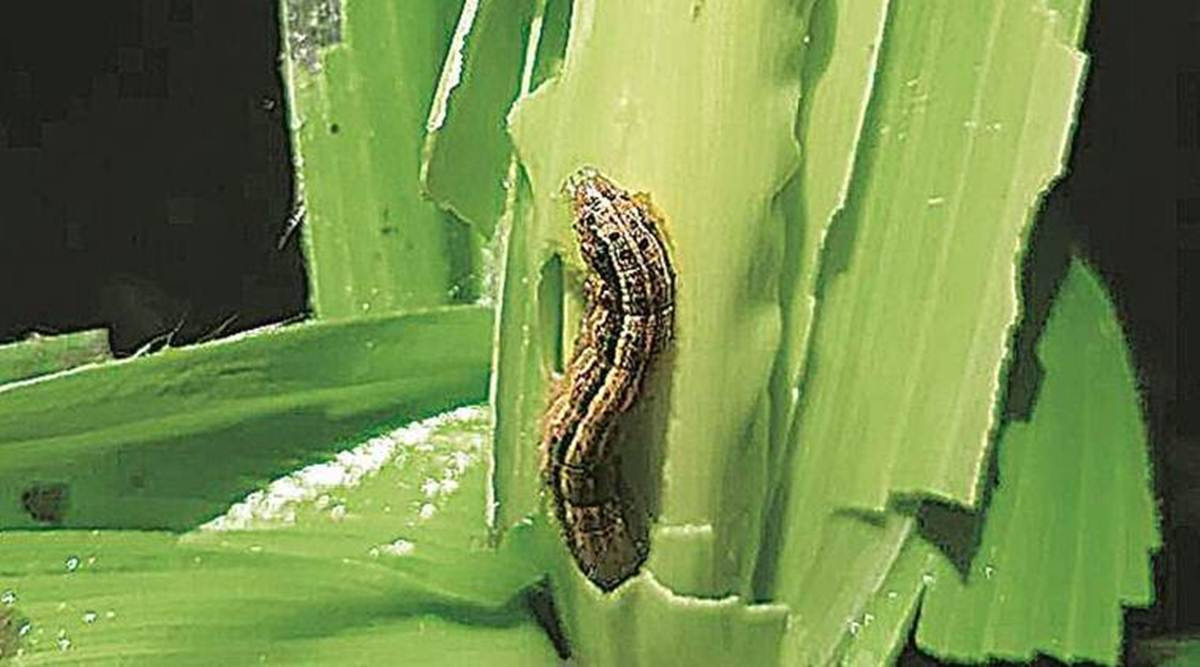
#> input picture Dataset/extracted_folder/pest/train/armyworm/jpg_10 - Copy.jpg, 1200 x 667 px; its folder holds only this picture in this run
$ python make_contact_sheets.py
#> lines starting #> are read from the running program, lines starting #| are printed output that depends on the picture
"""Build per-class contact sheets from the TRAIN folder ONLY (never reads pest/test)."""
import sys
from pathlib import Path
from PIL import Image, ImageDraw

TRAIN = Path(r"C:\Users\Monika\Desktop\Agriculture Project\BAU-Insectv2\extracted_folder\pest\train")
OUT = Path(__file__).resolve().parent.parent / "artifacts" / "class_sheets"
OUT.mkdir(parents=True, exist_ok=True)

COLS, ROWS, CELL = 6, 3, 180

for cls_dir in sorted(p for p in TRAIN.iterdir() if p.is_dir()):
    files = sorted([p for p in cls_dir.iterdir() if p.suffix.lower() in {".jpg", ".jpeg", ".png"}])
    if not files:
        continue
    picks = files[: COLS * ROWS]
    sheet = Image.new("RGB", (COLS * CELL, ROWS * CELL), "white")
#> sheet: PIL image 1080x540 RGB; every value is 255
    draw = ImageDraw.Draw(sheet)
    for i, f in enumerate(picks):
        try:
            im = Image.open(f).convert("RGB")
#> im is the input picture: PIL image 1200x667 RGB; mean R, G, B 114.1, 139.1, 74.7
        except Exception:
            continue
        im.thumbnail((CELL - 4, CELL - 4))
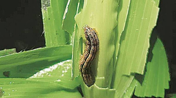
#> im: PIL image 176x98 RGB; mean R, G, B 114.1, 139, 74.6
        x = (i % COLS) * CELL + 2
        y = (i // COLS) * CELL + 2
        sheet.paste(im, (x, y))
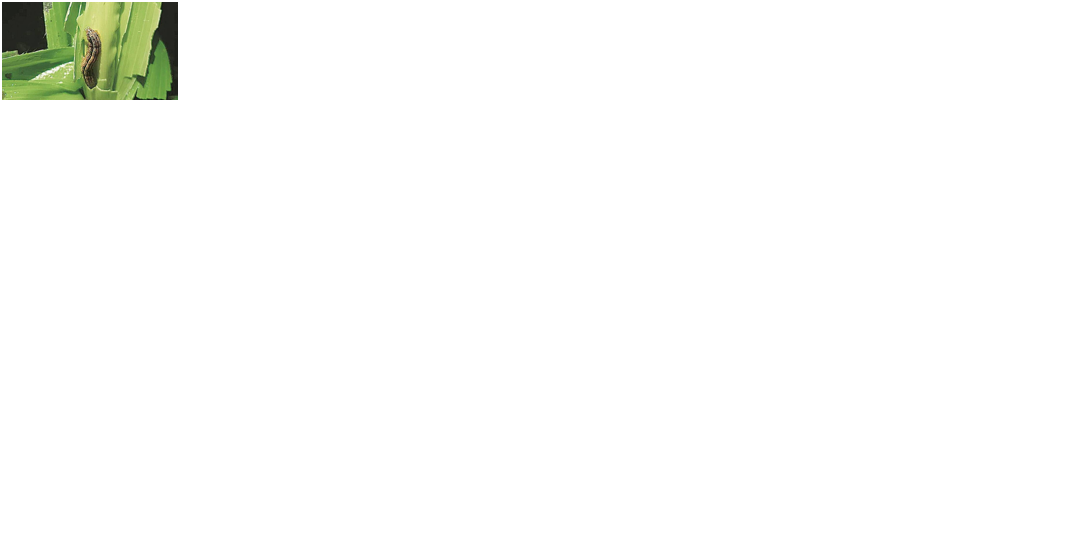
#> sheet: PIL image 1080x540 RGB; mean R, G, B 250.8, 251.6, 249.7
        draw.text((x + 2, y + 2), f.name[:14], fill="red")
    out = OUT / f"{cls_dir.name}.jpg"
    sheet.save(out, quality=88)
    print(out, len(files), "images")
#> pass 2 of the loop `for cls_dir in sorted(p for p in TRAIN.iterdir() if p.is_dir()):`:
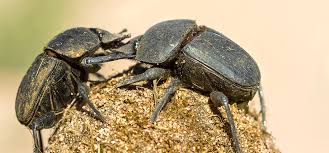
#> input picture Dataset/extracted_folder/pest/train/beetle/jpg_0 - Copy.jpg, 329 x 153 px
#> im is the input picture: PIL image 329x153 RGB; mean R, G, B 181.7, 161.9, 126.9
#> `im.thumbnail((CELL - 4, CELL - 4))`:
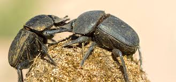
#> im: PIL image 176x82 RGB; mean R, G, B 181.6, 161.9, 126.9
#> `sheet.paste(im, (x, y))`:
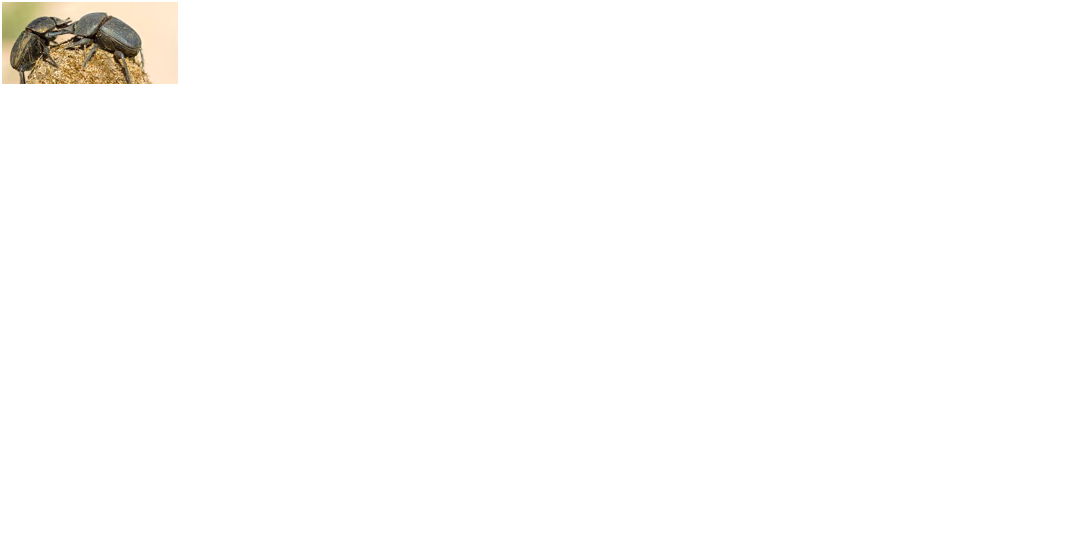
#> sheet: PIL image 1080x540 RGB; mean R, G, B 253.2, 252.7, 251.8
